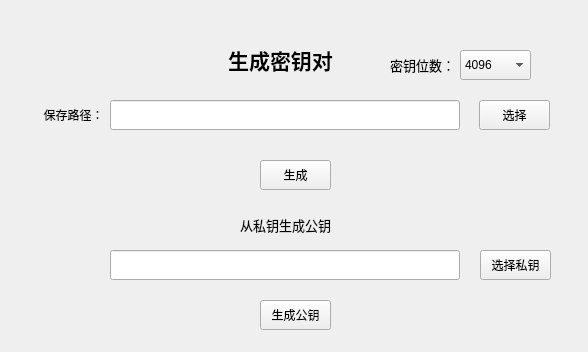
<?xml version="1.0" encoding="UTF-8"?>
<ui version="4.0">
 <class>miyao</class>
 <widget class="QWidget" name="miyao">
  <property name="geometry">
   <rect>
    <x>0</x>
    <y>0</y>
    <width>588</width>
    <height>352</height>
   </rect>
  </property>
  <property name="minimumSize">
   <size>
    <width>588</width>
    <height>352</height>
   </size>
  </property>
  <property name="maximumSize">
   <size>
    <width>588</width>
    <height>352</height>
   </size>
  </property>
  <property name="windowTitle">
   <string>Form</string>
  </property>
  <widget class="QLineEdit" name="lineEdit_save_path">
   <property name="geometry">
    <rect>
     <x>110</x>
     <y>100</y>
     <width>350</width>
     <height>30</height>
    </rect>
   </property>
  </widget>
  <widget class="QLabel" name="label">
   <property name="geometry">
    <rect>
     <x>38</x>
     <y>100</y>
     <width>71</width>
     <height>30</height>
    </rect>
   </property>
   <property name="text">
    <string>&lt;html&gt;&lt;head/&gt;&lt;body&gt;&lt;p align=&quot;center&quot;&gt;保存路径：&lt;/p&gt;&lt;/body&gt;&lt;/html&gt;</string>
   </property>
  </widget>
  <widget class="QLabel" name="label_2">
   <property name="geometry">
    <rect>
     <x>220</x>
     <y>40</y>
     <width>121</width>
     <height>41</height>
    </rect>
   </property>
   <property name="text">
    <string>&lt;html&gt;&lt;head/&gt;&lt;body&gt;&lt;p align=&quot;center&quot;&gt;&lt;span style=&quot; font-size:16pt; font-weight:700;&quot;&gt;生成密钥对&lt;/span&gt;&lt;/p&gt;&lt;/body&gt;&lt;/html&gt;</string>
   </property>
  </widget>
  <widget class="QPushButton" name="pushButton_choose">
   <property name="geometry">
    <rect>
     <x>479</x>
     <y>100</y>
     <width>71</width>
     <height>30</height>
    </rect>
   </property>
   <property name="text">
    <string>选择</string>
   </property>
  </widget>
  <widget class="QPushButton" name="pushButton_generate">
   <property name="geometry">
    <rect>
     <x>260</x>
     <y>160</y>
     <width>71</width>
     <height>30</height>
    </rect>
   </property>
   <property name="text">
    <string>生成</string>
   </property>
  </widget>
  <widget class="QLabel" name="label_3">
   <property name="geometry">
    <rect>
     <x>210</x>
     <y>210</y>
     <width>151</width>
     <height>30</height>
    </rect>
   </property>
   <property name="text">
    <string>&lt;html&gt;&lt;head/&gt;&lt;body&gt;&lt;p align=&quot;center&quot;&gt;&lt;span style=&quot; font-size:10pt;&quot;&gt;从私钥生成公钥&lt;/span&gt;&lt;/p&gt;&lt;/body&gt;&lt;/html&gt;</string>
   </property>
  </widget>
  <widget class="QLineEdit" name="lineEdit_choose_public">
   <property name="geometry">
    <rect>
     <x>110</x>
     <y>250</y>
     <width>350</width>
     <height>30</height>
    </rect>
   </property>
  </widget>
  <widget class="QPushButton" name="pushButton_genrate_public">
   <property name="geometry">
    <rect>
     <x>260</x>
     <y>300</y>
     <width>71</width>
     <height>30</height>
    </rect>
   </property>
   <property name="text">
    <string>生成公钥</string>
   </property>
  </widget>
  <widget class="QPushButton" name="pushButton_choose_public">
   <property name="geometry">
    <rect>
     <x>480</x>
     <y>250</y>
     <width>71</width>
     <height>30</height>
    </rect>
   </property>
   <property name="text">
    <string>选择私钥</string>
   </property>
  </widget>
  <widget class="QComboBox" name="comboBox_bit">
   <property name="geometry">
    <rect>
     <x>460</x>
     <y>50</y>
     <width>71</width>
     <height>30</height>
    </rect>
   </property>
   <item>
    <property name="text">
     <string>4096</string>
    </property>
   </item>
   <item>
    <property name="text">
     <string>8192</string>
    </property>
   </item>
   <item>
    <property name="text">
     <string>2048</string>
    </property>
   </item>
   <item>
    <property name="text">
     <string>1024</string>
    </property>
   </item>
  </widget>
  <widget class="QLabel" name="label_4">
   <property name="geometry">
    <rect>
     <x>390</x>
     <y>50</y>
     <width>60</width>
     <height>30</height>
    </rect>
   </property>
   <property name="text">
    <string>&lt;html&gt;&lt;head/&gt;&lt;body&gt;&lt;p align=&quot;center&quot;&gt;&lt;span style=&quot; font-size:10pt;&quot;&gt;密钥位数：&lt;/span&gt;&lt;/p&gt;&lt;/body&gt;&lt;/html&gt;</string>
   </property>
  </widget>
 </widget>
 <resources/>
 <connections/>
</ui>
